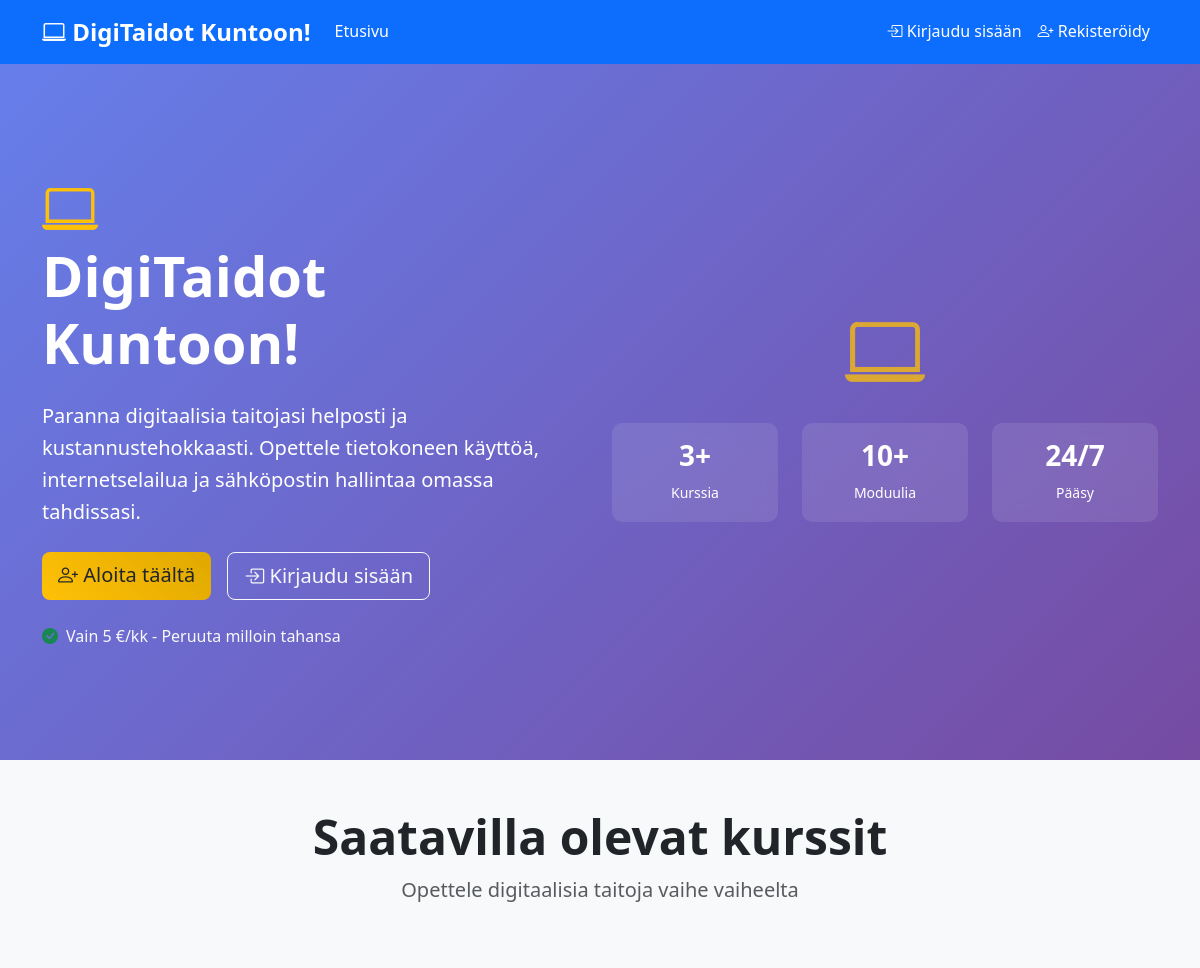
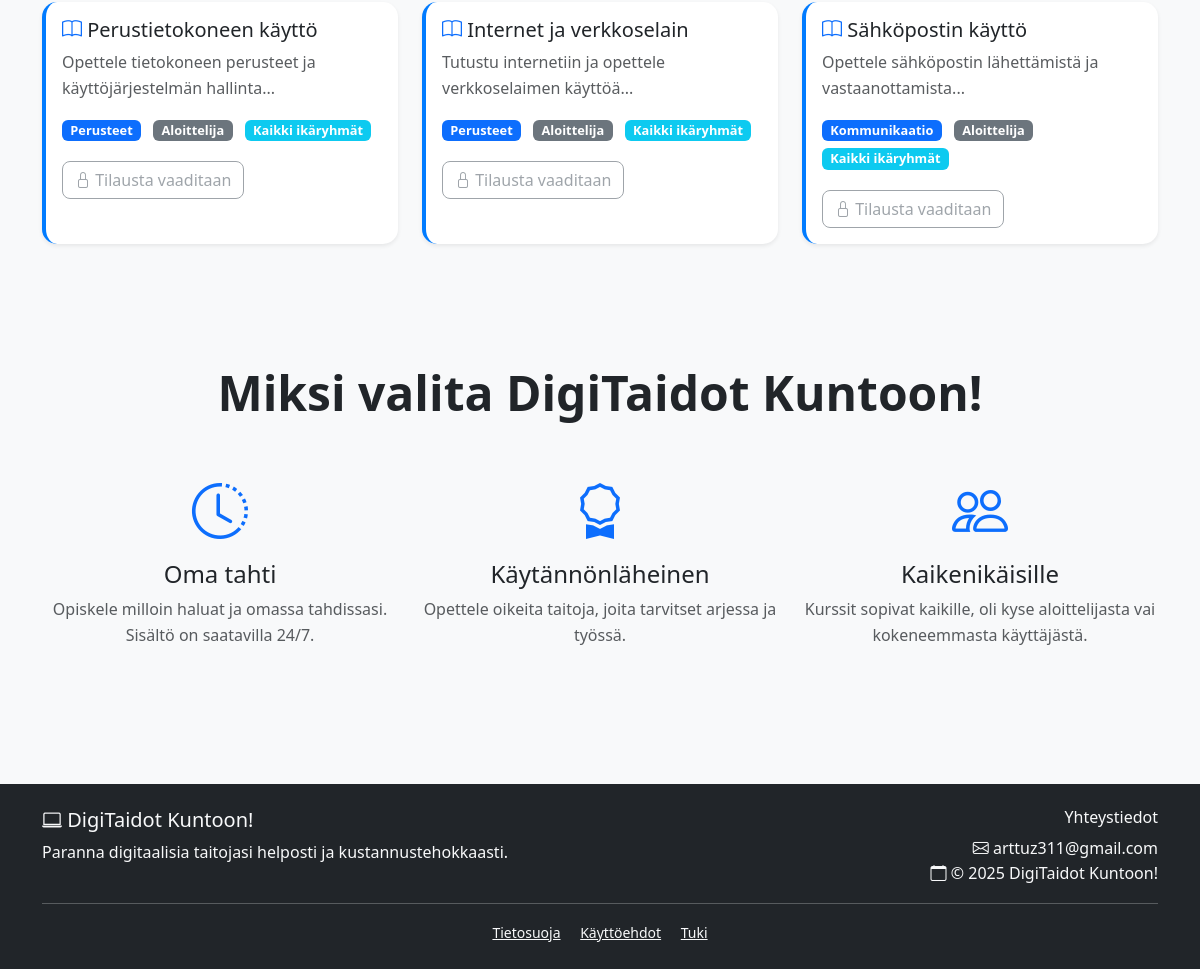
The page / on the database its author committed (2 pictures, top to bottom).
### tables this page shows
CREATE TABLE courses (
  id INT AUTO_INCREMENT PRIMARY KEY,
  title VARCHAR(255) NOT NULL,
  description TEXT,
  category VARCHAR(100),
  difficulty VARCHAR(50),
  age_group VARCHAR(50),
  created_at TIMESTAMP DEFAULT CURRENT_TIMESTAMP
);

### includes/auth.php (called while the page is built, shortened)
<?php
require_once 'db.php';
class Auth {
    public function isLoggedIn() {
        return isset($_SESSION['user_id']);
    }
    public function isAdmin() {
        return isset($_SESSION['user_role']) && $_SESSION['user_role'] === 'ADMIN';
    }
    public function hasActiveSubscription() {
        if (!$this->isLoggedIn()) {
            return false;
        }
        return false;
    }
}
$auth = new Auth($pdo);
?>

### includes/functions.php (called while the page is built, shortened)
<?php
require_once 'auth.php';
class Functions {
    private $pdo;
    public function __construct($pdo, $auth) {
        $this->pdo = $pdo;
    }
    public function getAllCourses() {
        try {
            $stmt = $this->pdo->prepare("SELECT * FROM courses ORDER BY created_at DESC");
            $stmt->execute();
            return $stmt->fetchAll();
        } catch(PDOException $e) {
            error_log("Kurssien hakuvirhe: " . $e->getMessage());
            return [];
        }
    }
}
$functions = new Functions($pdo, $auth);
?>

### index.php (the view, shortened to what this page needs)
<?php
require_once 'includes/db.php';
require_once 'includes/auth.php';
require_once 'includes/functions.php';
include 'includes/header.php';
?>
<section class="hero-section bg-gradient-primary text-white py-5">
    <div class="container">
        <div class="row align-items-center min-vh-75">
            <div class="col-lg-6">
                <h1 class="display-4 fw-bold mb-4">
                    <i class="bi bi-laptop text-warning"></i><br>
                    DigiTaidot Kuntoon!
                </h1>
                <p class="lead mb-4">
                    Paranna digitaalisia taitojasi helposti ja kustannustehokkaasti.
                    Opettele tietokoneen käyttöä, internetselailua ja sähköpostin hallintaa
                    omassa tahdissasi.
                </p>
                <?php if (!$auth->isLoggedIn()): ?>
                    <div class="d-flex gap-3 mb-4">
                        <a href="register.php" class="btn btn-warning btn-lg">
                            <i class="bi bi-person-plus"></i> Aloita täältä
                        </a>
                        <a href="login.php" class="btn btn-outline-light btn-lg">
                            <i class="bi bi-box-arrow-in-right"></i> Kirjaudu sisään
                        </a>
                    </div>
                <?php endif; ?>
                <div class="d-flex align-items-center text-light">
                    <i class="bi bi-check-circle-fill text-success me-2"></i>
                    <span>Vain 5 €/kk - Peruuta milloin tahansa</span>
                </div>
            </div>
            <div class="col-lg-6 text-center">
                <div class="hero-image">
                    <i class="bi bi-laptop display-1 text-warning opacity-75"></i>
                    <div class="mt-4">
                        <div class="row text-center">
                            <div class="col-4">
                                <div class="stat-item">
                                    <h3 class="fw-bold">3+</h3>
                                    <small>Kurssia</small>
                                </div>
                            </div>
                            <div class="col-4">
                                <div class="stat-item">
                                    <h3 class="fw-bold">10+</h3>
                                    <small>Moduulia</small>
                                </div>
                            </div>
                            <div class="col-4">
                                <div class="stat-item">
                                    <h3 class="fw-bold">24/7</h3>
                                    <small>Pääsy</small>
                                </div>
                            </div>
                        </div>
                    </div>
                </div>
            </div>
        </div>
    </div>
</section>
<section class="py-5" id="courses">
    <div class="container">
        <div class="row">
            <div class="col-12 text-center mb-5">
                <h2 class="display-5 fw-bold">Saatavilla olevat kurssit</h2>
                <p class="lead text-muted">Opettele digitaalisia taitoja vaihe vaiheelta</p>
            </div>
        </div>
        <div class="row">
            <?php
            $courses = $functions->getAllCourses();
            foreach ($courses as $course):
            ?>
            <div class="col-md-4 mb-4">
                <div class="card h-100 shadow-sm course-card">
                    <div class="card-body">
                        <h5 class="card-title">
                            <i class="bi bi-book text-primary"></i>
                            <?php echo htmlspecialchars($course['title']); ?>
                        </h5>
                        <p class="card-text text-muted">
                            <?php echo htmlspecialchars(substr($course['description'], 0, 100)) . '...'; ?>
                        </p>
                        <div class="course-meta mb-3">
                            <span class="badge bg-primary"><?php echo htmlspecialchars($course['category']); ?></span>
                            <span class="badge bg-secondary"><?php echo htmlspecialchars($course['difficulty']); ?></span>
                            <span class="badge bg-info"><?php echo htmlspecialchars($course['age_group']); ?></span>
                        </div>
                        <?php if ($auth->hasActiveSubscription()): ?>
                            <a href="course.php?id=<?php echo $course['id']; ?>" class="btn btn-primary">
                                <i class="bi bi-play-circle"></i> Aloita kurssi
                            </a>
                        <?php else: ?>
                            <button class="btn btn-outline-secondary" disabled>
                                <i class="bi bi-lock"></i> Tilausta vaaditaan
                            </button>
                        <?php endif; ?>
                    </div>
                </div>
            </div>
            <?php endforeach; ?>
        </div>
    </div>
</section>
<section class="py-5">
    <div class="container">
        <div class="row">
            <div class="col-12 text-center mb-5">
                <h2 class="display-5 fw-bold">Miksi valita DigiTaidot Kuntoon!</h2>
            </div>
        </div>
        <div class="row">
            <div class="col-md-4 mb-4">
                <div class="text-center">
                    <div class="feature-icon mb-3">
                        <i class="bi bi-clock-history display-4 text-primary"></i>
                    </div>
                    <h4>Oma tahti</h4>
                    <p class="text-muted">Opiskele milloin haluat ja omassa tahdissasi. Sisältö on saatavilla 24/7.</p>
                </div>
            </div>
            <div class="col-md-4 mb-4">
                <div class="text-center">
                    <div class="feature-icon mb-3">
                        <i class="bi bi-award display-4 text-primary"></i>
                    </div>
                    <h4>Käytännönläheinen</h4>
                    <p class="text-muted">Opettele oikeita taitoja, joita tarvitset arjessa ja työssä.</p>
                </div>
            </div>
            <div class="col-md-4 mb-4">
                <div class="text-center">
                    <div class="feature-icon mb-3">
                        <i class="bi bi-people display-4 text-primary"></i>
                    </div>
                    <h4>Kaikenikäisille</h4>
                    <p class="text-muted">Kurssit sopivat kaikille, oli kyse aloittelijasta vai kokeneemmasta käyttäjästä.</p>
                </div>
            </div>
        </div>
    </div>
</section>
<?php
include 'includes/footer.php';
?>

### css/style.css (style rules this page uses)
body { font-family: 'Segoe UI', Tahoma, Geneva, Verdana, sans-serif; line-height: 1.6; background-color: #f8f9fa; }
.hero-section { background: linear-gradient(135deg, #667eea 0%, #764ba2 100%); min-height: 75vh; }
.min-vh-75 { min-height: 75vh; }
.card { border: none; border-radius: 15px; box-shadow: 0 4px 6px rgba(0, 0, 0, 0.1); transition: transform 0.3s ease, box-shadow 0.3s ease; }
.course-card { border-left: 4px solid #007bff; }
.btn { border-radius: 8px; font-weight: 500; transition: all 0.3s ease; }
.btn-warning { background: linear-gradient(45deg, #ffc107, #e0a800); border: none; color: #212529; }
.hero-image { animation: float 3s ease-in-out infinite; }
.stat-item { padding: 1rem; border-radius: 10px; background: rgba(255, 255, 255, 0.1); backdrop-filter: blur(10px); }
.course-meta .badge { font-size: 0.8rem; margin-right: 0.5rem; margin-bottom: 0.25rem; }
.feature-icon { transition: transform 0.3s ease; }
.bg-gradient-primary { background: linear-gradient(135deg, #667eea 0%, #764ba2 100%); }

### rows shown on the page
courses: title "Perustietokoneen käyttö", description "Opettele tietokoneen perusteet ja käyttöjärjestelmän hallinta", category "Perusteet", difficulty "Aloittelija", age_group "Kaikki ikäryhmät"
courses: title "Internet ja verkkoselain", description "Tutustu internetiin ja opettele verkkoselaimen käyttöä", category "Perusteet", difficulty "Aloittelija", age_group "Kaikki ikäryhmät"
courses: title "Sähköpostin käyttö", description "Opettele sähköpostin lähettämistä ja vastaanottamista", category "Kommunikaatio", difficulty "Aloittelija", age_group "Kaikki ikäryhmät"
